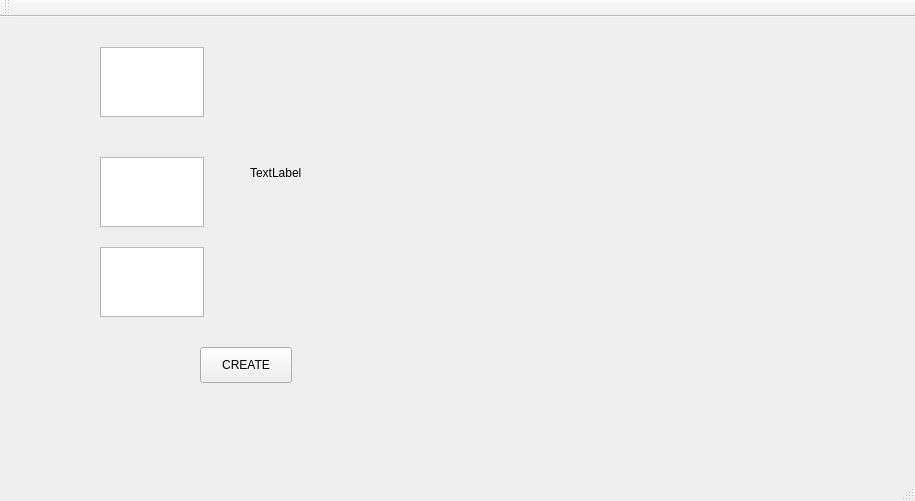
<?xml version="1.0" encoding="UTF-8"?>
<ui version="4.0">
 <class>MainWindow</class>
 <widget class="QMainWindow" name="MainWindow">
  <property name="geometry">
   <rect>
    <x>0</x>
    <y>0</y>
    <width>915</width>
    <height>501</height>
   </rect>
  </property>
  <property name="windowTitle">
   <string>MainWindow</string>
  </property>
  <widget class="QWidget" name="centralWidget">
   <widget class="QPushButton" name="pushButton">
    <property name="geometry">
     <rect>
      <x>200</x>
      <y>330</y>
      <width>92</width>
      <height>36</height>
     </rect>
    </property>
    <property name="text">
     <string>CREATE</string>
    </property>
   </widget>
   <widget class="QTextEdit" name="textEdit">
    <property name="geometry">
     <rect>
      <x>100</x>
      <y>30</y>
      <width>104</width>
      <height>70</height>
     </rect>
    </property>
   </widget>
   <widget class="QTextEdit" name="textEdit_2">
    <property name="geometry">
     <rect>
      <x>100</x>
      <y>140</y>
      <width>104</width>
      <height>70</height>
     </rect>
    </property>
   </widget>
   <widget class="QTextEdit" name="textEdit_3">
    <property name="geometry">
     <rect>
      <x>100</x>
      <y>230</y>
      <width>104</width>
      <height>70</height>
     </rect>
    </property>
   </widget>
   <widget class="QLabel" name="label">
    <property name="geometry">
     <rect>
      <x>250</x>
      <y>0</y>
      <width>441</width>
      <height>311</height>
     </rect>
    </property>
    <property name="text">
     <string>TextLabel</string>
    </property>
   </widget>
  </widget>
  <widget class="QMenuBar" name="menuBar">
   <property name="geometry">
    <rect>
     <x>0</x>
     <y>0</y>
     <width>915</width>
     <height>28</height>
    </rect>
   </property>
  </widget>
  <widget class="QToolBar" name="mainToolBar">
   <attribute name="toolBarArea">
    <enum>TopToolBarArea</enum>
   </attribute>
   <attribute name="toolBarBreak">
    <bool>false</bool>
   </attribute>
  </widget>
  <widget class="QStatusBar" name="statusBar"/>
 </widget>
 <layoutdefault spacing="6" margin="11"/>
 <resources/>
 <connections/>
</ui>
